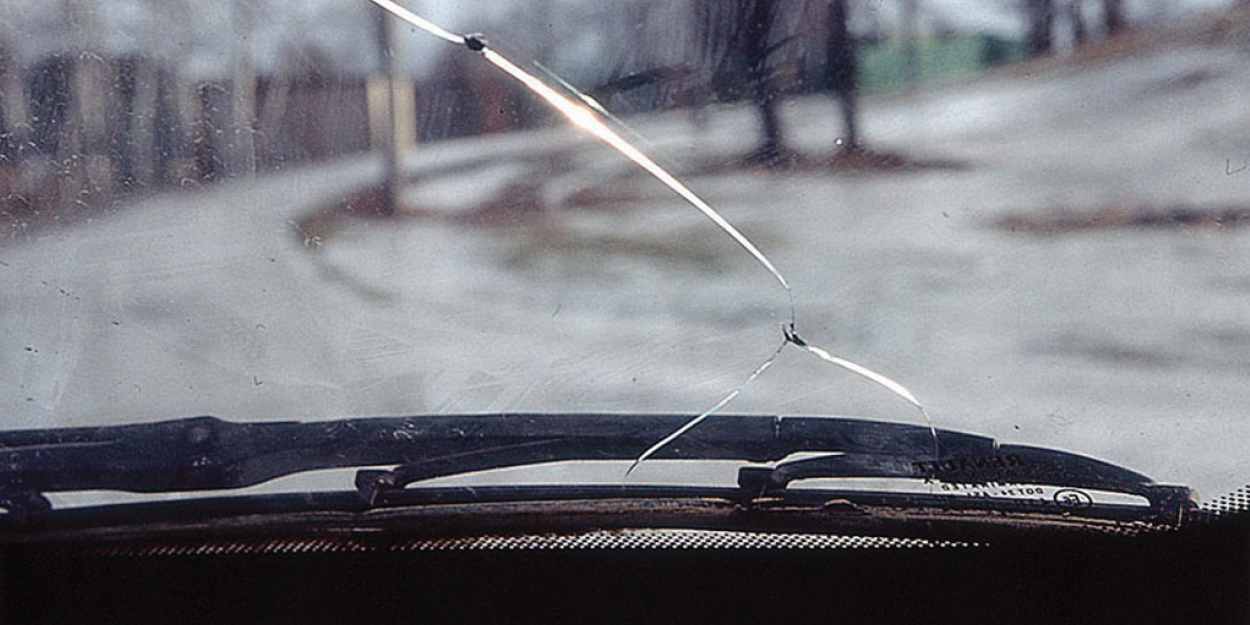
#> input picture scratched_source/1.jpg, 2500 x 1250 px (shown at 1/2 size); its folder holds 4 pictures in this run
$ python image_preparation.py
#> lines starting #> are read from the running program, lines starting #| are printed output that depends on the picture
import os
from PIL import Image

scratched_images = os.listdir("scratched_source/")

cur = 0

images_size = (256, 256)

times = 6
angle = 360.0 / times

for image in scratched_images:
    img = Image.open('scratched_source/' + image).convert("L").resize(images_size)
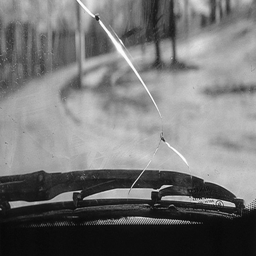
#> img: PIL image 256x256 L; min 7, max 255, mean 116.9
    img.save("scratched_ready/" + str(cur) + ".jpg")
    cur += 1

    original = img

    for i in range(1, times):
        img = original.rotate(angle * i)
        img.save("scratched_ready/" + str(cur) + ".jpg")
        cur += 1
#> this loop made 5 passes
#> pass 1, `img = original.rotate(angle * i)`:
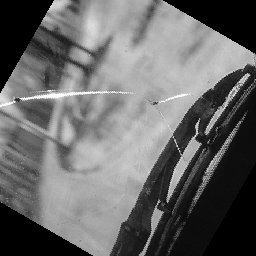
#> img: PIL image 256x256 L; min 0, max 255, mean 104.6
#> pass 2, `img = original.rotate(angle * i)`:
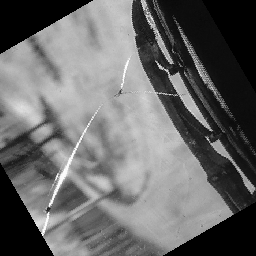
#> img: PIL image 256x256 L; min 0, max 255, mean 104.7
#> pass 3, `img = original.rotate(angle * i)`:
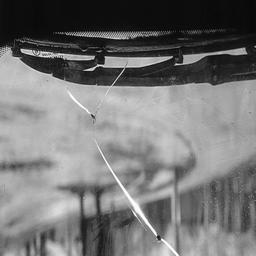
#> img: PIL image 256x256 L; min 7, max 255, mean 116.9
#> after the loop:
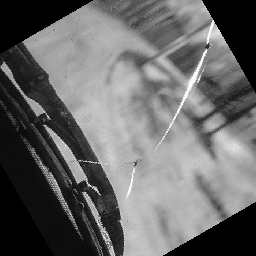
#> img: PIL image 256x256 L; min 0, max 255, mean 104.7
#> after the loop, cur = 6
#> pass 2 of the loop `for image in scratched_images:`:
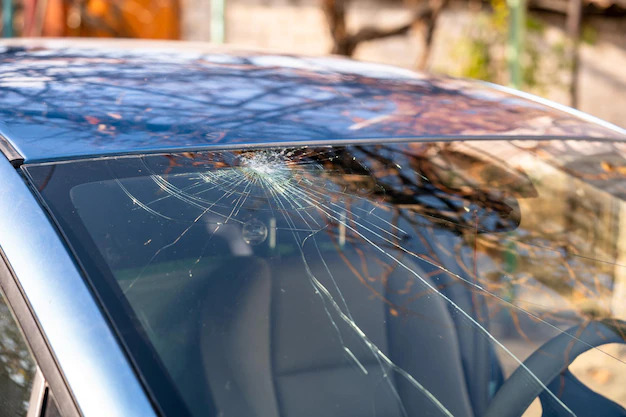
#> input picture scratched_source/15.jpg, 626 x 417 px
#> `cur += 1`: cur = 7
#> the loop `for i in range(1, times):` made 5 passes
#> pass 1, `img = original.rotate(angle * i)`:
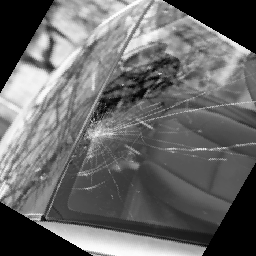
#> img: PIL image 256x256 L; min 0, max 255, mean 104.7
#> after the loop `for i in range(1, times):`:
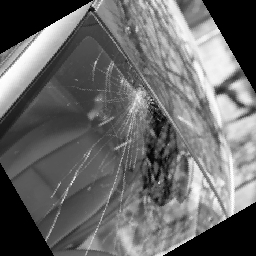
#> img: PIL image 256x256 L; min 0, max 255, mean 105.1
#> after the loop `for i in range(1, times):`: cur = 12
#> pass 3 of the loop `for image in scratched_images:`:
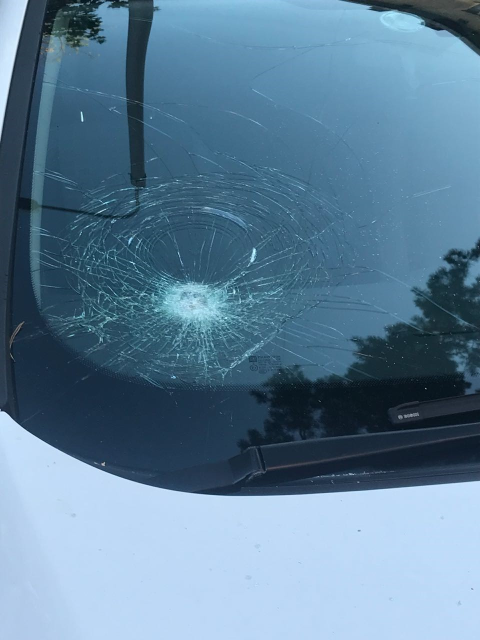
#> input picture scratched_source/1532941058157396095.jpg, 960 x 1280 px (shown at 1/2 size)
#> `cur += 1`: cur = 13
#> the loop `for i in range(1, times):` made 5 passes
#> pass 1, `img = original.rotate(angle * i)`:
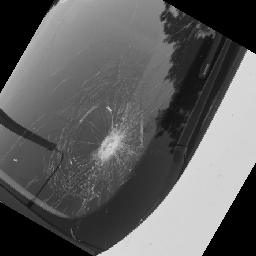
#> img: PIL image 256x256 L; min 0, max 227, mean 94.5
#> after the loop `for i in range(1, times):`:
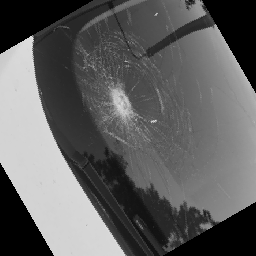
#> img: PIL image 256x256 L; min 0, max 229, mean 95.4
#> after the loop `for i in range(1, times):`: cur = 18
#> the loop made 4 passes; the first 3 are shown


#> (the run stopped early here; a loop or call above may not have finished)
